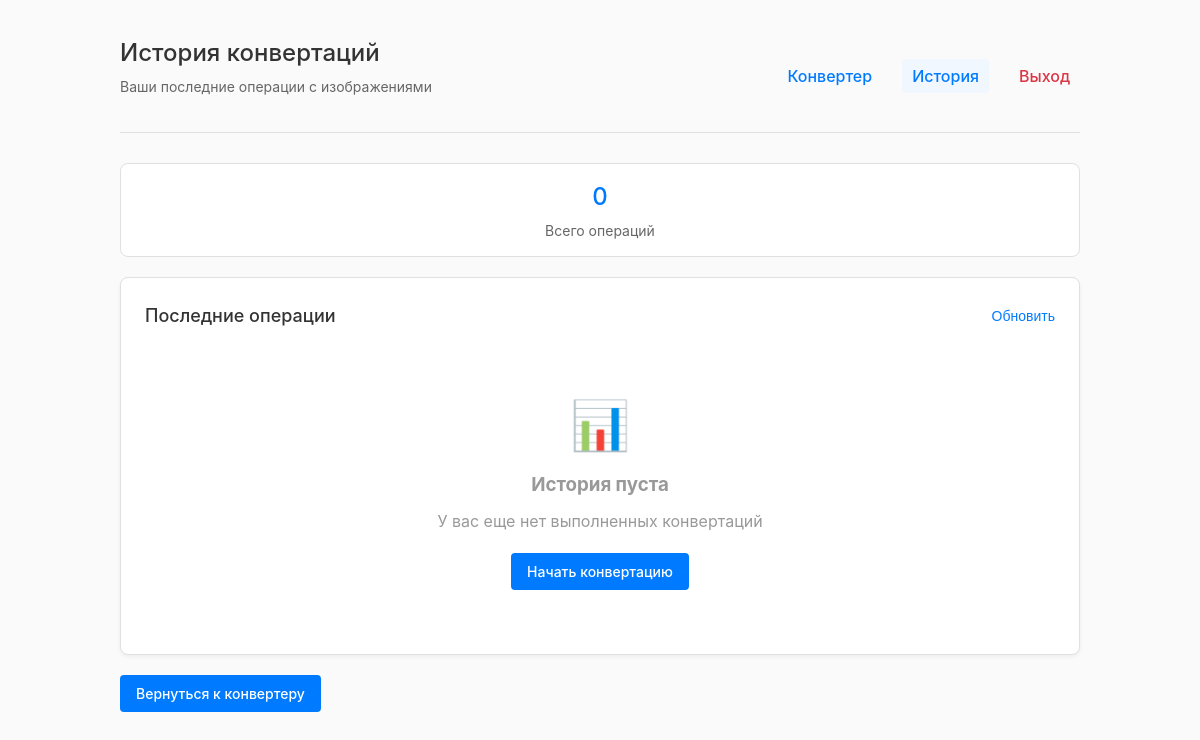
Page /history (signed in) on the earlier database version.
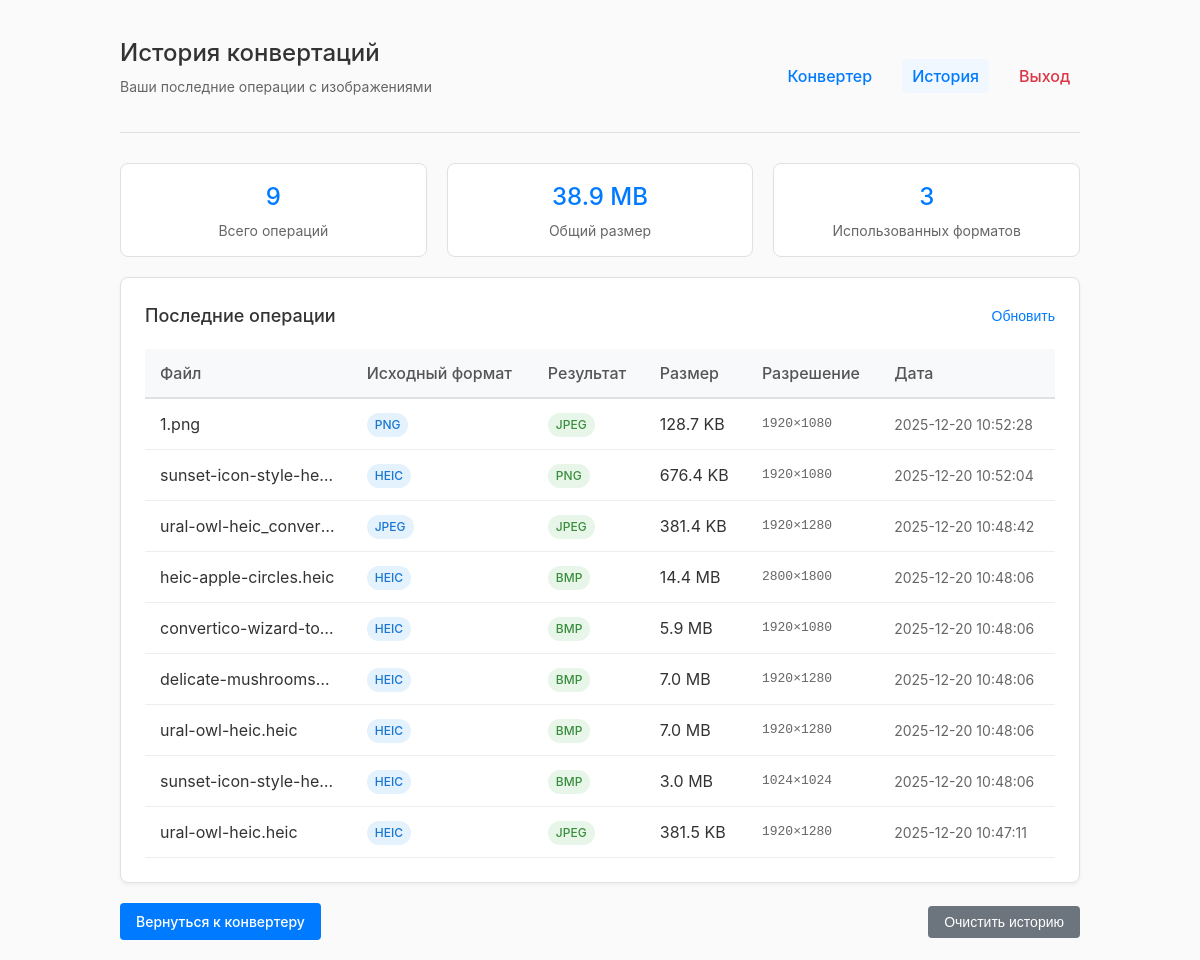
Same page on the later database version.
### tables this page shows
CREATE TABLE conversion_history (
            id INTEGER PRIMARY KEY,
            user_id INTEGER,
            filename TEXT,
            original_format TEXT,
            converted_format TEXT,
            width INTEGER,
            height INTEGER,
            file_size INTEGER,
            converted_at TIMESTAMP DEFAULT CURRENT_TIMESTAMP,
            FOREIGN KEY (user_id) REFERENCES users (id)
        );

### main.py (the view)
    def decorated_function(*args, **kwargs):
        if 'username' not in session:
            flash('Пожалуйста, войдите в систему', 'error')
            return redirect(url_for('login'))
        return f(*args, **kwargs)

### main.py (called while the page is built)
def get_db_connection():
    connection = sqlite3.connect(DB_FILE)
    connection.row_factory = sqlite3.Row
    return connection

def get_user_id(username):
    connection = get_db_connection()
    user = connection.execute('SELECT id FROM users WHERE username = ?', (username,)).fetchone()
    connection.close()
    return user['id'] if user else None

def get_conversion_history(user_id, limit=50):
    connection = get_db_connection()
    history = connection.execute('''
        SELECT * FROM conversion_history
        WHERE user_id = ?
        ORDER BY converted_at DESC
        LIMIT ?
    ''', (user_id, limit)).fetchall()
    connection.close()
    return [dict(row) for row in history]

def login_required(f):
    def decorated_function(*args, **kwargs):
        if 'username' not in session:
            flash('Пожалуйста, войдите в систему', 'error')
            return redirect(url_for('login'))
        return f(*args, **kwargs)
    decorated_function.__name__ = f.__name__
    return decorated_function

@app.route('/history')
@login_required
def history():
    user_id = get_user_id(session['username'])
    history_data = get_conversion_history(user_id)
    return render_template('history.html', history=history_data)

### templates/history.html (shortened to what this page needs)
<!DOCTYPE html>
<html lang="ru">
<head>
</head>
<body>
    <div class="header">
        <div>
            <h1>История конвертаций</h1>
            <div class="subtitle">Ваши последние операции с изображениями</div>
        </div>
        <div class="nav">
            <a href="{{ url_for('index') }}">Конвертер</a>
            <a href="{{ url_for('history') }}" style="background-color: #f0f7ff;">История</a>
            <a href="{{ url_for('logout') }}" class="logout">Выход</a>
        </div>
    </div>
    <div class="stats">
        <div class="stat-card">
            <div class="stat-value">{{ history|length }}</div>
            <div class="stat-label">Всего операций</div>
        </div>
        {% if history %}
        {% set total_size = history|sum(attribute='file_size') %}
        <div class="stat-card">
            <div class="stat-value">{{ "%.1f"|format(total_size / 1024 / 1024) }} MB</div>
            <div class="stat-label">Общий размер</div>
        </div>
        <div class="stat-card">
            <div class="stat-value">
                {% set formats = history|map(attribute='converted_format')|unique|list %}
                {{ formats|length }}
            </div>
            <div class="stat-label">Использованных форматов</div>
        </div>
        {% endif %}
    </div>
    <div class="card">
        <div style="display: flex; justify-content: space-between; align-items: center; margin-bottom: 20px;">
            <h2 style="font-size: 18px; font-weight: 500;">Последние операции</h2>
            <button class="refresh-btn" onclick="loadHistory()">
                Обновить
            </button>
        </div>
        <div class="table-container">
            {% if history %}
            <table>
                <thead>
                    <tr>
                        <th>Файл</th>
                        <th>Исходный формат</th>
                        <th>Результат</th>
                        <th>Размер</th>
                        <th>Разрешение</th>
                        <th>Дата</th>
                    </tr>
                </thead>
                <tbody>
                    {% for item in history %}
                    <tr>
                        <td style="max-width: 200px; overflow: hidden; text-overflow: ellipsis; white-space: nowrap;">
                            {{ item.filename }}
                        </td>
                        <td>
                            <span class="format-badge original-format">{{ item.original_format }}</span>
                        </td>
                        <td>
                            <span class="format-badge converted-format">{{ item.converted_format }}</span>
                        </td>
                        <td>
                            {% if item.file_size < 1024 %}
                                {{ item.file_size }} B
                            {% elif item.file_size < 1024*1024 %}
                                {{ "%.1f"|format(item.file_size/1024) }} KB
                            {% else %}
                                {{ "%.1f"|format(item.file_size/1024/1024) }} MB
                            {% endif %}
                        </td>
                        <td class="dimensions">
                            {% if item.width and item.height %}
                                {{ item.width }}×{{ item.height }}
                            {% else %}
                                —
                            {% endif %}
                        </td>
                        <td style="color: #666; font-size: 14px;">
                            {{ item.converted_at }}
                        </td>
                    </tr>
                    {% endfor %}
                </tbody>
            </table>
            {% else %}
            <div class="no-data">
                <div style="font-size: 48px; margin-bottom: 10px;">📊</div>
                <h3 style="margin-bottom: 10px;">История пуста</h3>
                <p style="color: #999; margin-bottom: 20px;">У вас еще нет выполненных конвертаций</p>
                <a href="{{ url_for('index') }}" class="btn btn-primary">Начать конвертацию</a>
            </div>
            {% endif %}
        </div>
    </div>
    <div class="actions">
        <a href="{{ url_for('index') }}" class="btn btn-primary">Вернуться к конвертеру</a>
        {% if history %}
        <button class="btn btn-secondary" onclick="clearHistory()">Очистить историю</button>
        {% endif %}
    </div>
</body>
</html>

### templates/history.html (style rules this page uses)
* { margin: 0; padding: 0; box-sizing: border-box; }
body { font-family: -apple-system, BlinkMacSystemFont, 'Segoe UI', Roboto, sans-serif; line-height: 1.5; color: #333; background: #fafafa; padding: 20px; max-width: 1000px; margin: 0 auto; }
.header { display: flex; justify-content: space-between; align-items: center; padding: 15px 0; border-bottom: 1px solid #e0e0e0; margin-bottom: 30px; }
.nav { display: flex; gap: 20px; }
.nav a { color: #007bff; text-decoration: none; font-weight: 500; padding: 5px 10px; border-radius: 4px; transition: background-color 0.2s; }
.logout { color: #dc3545 !important; }
h1 { font-size: 24px; font-weight: 500; margin-bottom: 5px; }
.subtitle { color: #666; font-size: 14px; margin-bottom: 20px; }
.card { background: white; border: 1px solid #e0e0e0; border-radius: 8px; padding: 24px; margin-bottom: 20px; box-shadow: 0 2px 4px rgba(0,0,0,0.05); }
.table-container { overflow-x: auto; }
table { width: 100%; border-collapse: collapse; }
th { background-color: #f8f9fa; padding: 12px 15px; text-align: left; font-weight: 500; color: #555; border-bottom: 2px solid #e0e0e0; }
td { padding: 12px 15px; border-bottom: 1px solid #eee; }
.format-badge { display: inline-block; padding: 3px 8px; border-radius: 12px; font-size: 12px; font-weight: 500; background-color: #e9ecef; color: #495057; }
.original-format { background-color: #e3f2fd; color: #1976d2; }
.converted-format { background-color: #e8f5e9; color: #388e3c; }
.dimensions { font-family: monospace; color: #666; }
.actions { margin-top: 20px; display: flex; justify-content: space-between; align-items: center; }
.btn { padding: 8px 16px; border: none; border-radius: 4px; cursor: pointer; font-size: 14px; font-weight: 500; text-decoration: none; display: inline-block; }
.btn-primary { background: #007bff; color: white; }
.btn-secondary { background: #6c757d; color: white; }
.refresh-btn { background: none; border: none; color: #007bff; cursor: pointer; font-size: 14px; display: flex; align-items: center; gap: 5px; }
.stats { display: flex; gap: 20px; margin-bottom: 20px; flex-wrap: wrap; }
.stat-card { flex: 1; min-width: 150px; background: white; border: 1px solid #e0e0e0; border-radius: 8px; padding: 15px; text-align: center; }
.stat-value { font-size: 24px; font-weight: 500; color: #007bff; margin-bottom: 5px; }
.stat-label { color: #666; font-size: 14px; }

Differences in the rows shown:
added conversion_history: filename "1.png", original_format "PNG", converted_format "JPEG", item.file_size/1024 "128.7", width "1920", height "1080", converted_at "2025-12-20 10:52:28"
added conversion_history: filename "sunset-icon-style-hei…", original_format "HEIC", converted_format "PNG", item.file_size/1024 "676.4", width "1920", height "1080", converted_at "2025-12-20 10:52:04"
added conversion_history: filename "ural-owl-heic_conver…", original_format "JPEG", converted_format "JPEG", item.file_size/1024 "381.4", width "1920", height "1280", converted_at "2025-12-20 10:48:42"
added conversion_history: filename "heic-apple-circles.heic", original_format "HEIC", converted_format "BMP", item.file_size/1024/1024 "14.4", width "2800", height "1800", converted_at "2025-12-20 10:48:06"
added conversion_history: filename "convertico-wizard-to…", original_format "HEIC", converted_format "BMP", item.file_size/1024/1024 "5.9", width "1920", height "1080", converted_at "2025-12-20 10:48:06"
added conversion_history: filename "delicate-mushrooms-…", original_format "HEIC", converted_format "BMP", item.file_size/1024/1024 "7.0", width "1920", height "1280", converted_at "2025-12-20 10:48:06"
added conversion_history: filename "ural-owl-heic.heic", original_format "HEIC", converted_format "BMP", item.file_size/1024/1024 "7.0", width "1920", height "1280", converted_at "2025-12-20 10:48:06"
added conversion_history: filename "sunset-icon-style-hei…", original_format "HEIC", converted_format "BMP", item.file_size/1024/1024 "3.0", width "1024", height "1024", converted_at "2025-12-20 10:48:06"
added conversion_history: filename "ural-owl-heic.heic", original_format "HEIC", converted_format "JPEG", item.file_size/1024 "381.5", width "1920", height "1280", converted_at "2025-12-20 10:47:11"
Other differences:
{{ history|length }}: "0" → "9"
{{ "%.1f"|format(total_size / 1024 / 1024) }}: (not shown) → "38.9"
text no longer shown: "📊 История пуста У вас еще нет выполненных конвертаций Начать конвертацию"
text now shown: "MB Общий размер 3 Использованных форматов Файл Исходный формат Результат Размер Разрешение Дата Очистить историю"
